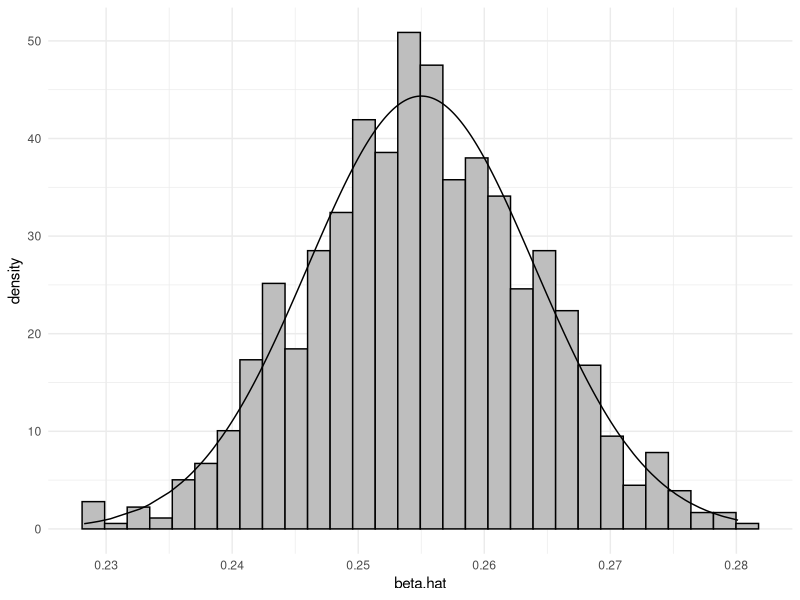

Write the R code that produced this figure.
## ---- chunk 1
knitr::opts_chunk$set(echo = TRUE)
## ---- chunk 2
library(car)
library(boot)

SLID <- na.omit(SLID)
n <- dim(SLID)[1]
SLID.lm <- lm(wages ~ ., data = SLID)

beta.boot <-function(data, index) { #standard way of function to use in bootstrapping, index is the samples to be taken
  lm.temp <- lm(wages ~., data = SLID, subset = index ) #chooses a subset with the random samples 
  return(lm.temp$coef)
}


B = 1000
beta.hat <- c()

#Bootstrap using for-loop, coefficient estimate of age 
for (b in 1:B) {
  index = sample(nrow(SLID), nrow(SLID), replace = T) #here we choose #rows samples from the #nrows in SLID. These are the   indicies that we are going to use. Here, some will appear more than once. 
  beta.hat[b] <- beta.boot(SLID, index)["age"]
}

library(ggplot2)
beta.data <- data.frame(beta.hat = beta.hat, norm_den = dnorm(beta.hat, mean(beta.hat), sd(beta.hat))) #dnorm: pdf of normal distribution for beta.hat with the corresponding mean and variance. norm_den = normal density 

ggplot(beta.data) + 
  geom_histogram(aes(x = beta.hat, y = ..density..), fill = 'gray', color = 'black') + 
  geom_line(aes(x = beta.hat, y = norm_den)) + 
  theme_minimal()
## ---- chunk 3
#Bootstrap using boot()
beta.boot.fn <- boot(data = SLID, statistic = beta.boot, R = 1000) 
beta.boot.fn
## ---- chunk 4
summary(SLID.lm)$coeff["age", ]
sd(beta.hat) #our standard deviation of beta-hat 
## ---- chunk 5
confint(SLID.lm)
